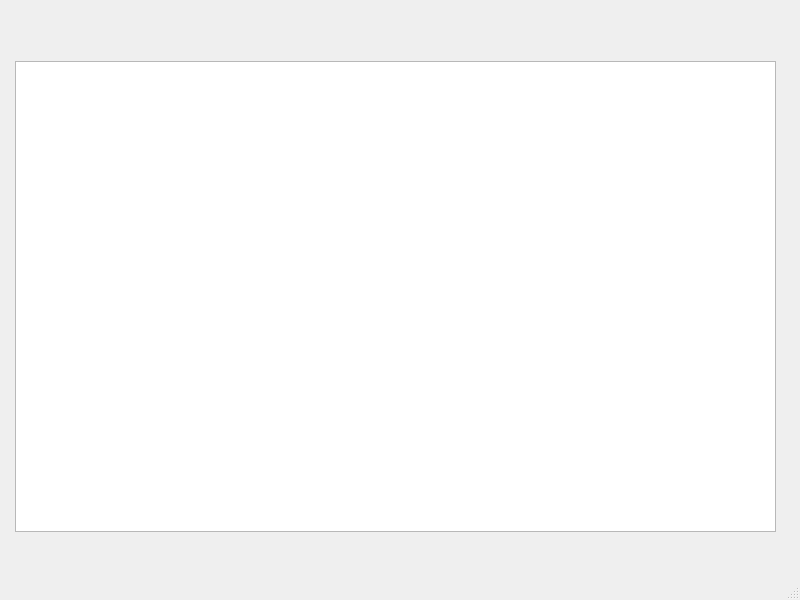
<?xml version="1.0" encoding="UTF-8"?>
<ui version="4.0">
 <class>MainWindow</class>
 <widget class="QMainWindow" name="MainWindow">
  <property name="geometry">
   <rect>
    <x>0</x>
    <y>0</y>
    <width>800</width>
    <height>600</height>
   </rect>
  </property>
  <property name="windowTitle">
   <string>Карта</string>
  </property>
  <widget class="QWidget" name="centralwidget">
   <widget class="QGraphicsView" name="graphicsView">
    <property name="geometry">
     <rect>
      <x>15</x>
      <y>61</y>
      <width>761</width>
      <height>471</height>
     </rect>
    </property>
   </widget>
  </widget>
  <widget class="QMenuBar" name="menubar">
   <property name="geometry">
    <rect>
     <x>0</x>
     <y>0</y>
     <width>800</width>
     <height>26</height>
    </rect>
   </property>
  </widget>
  <widget class="QStatusBar" name="statusbar"/>
 </widget>
 <resources/>
 <connections/>
</ui>
